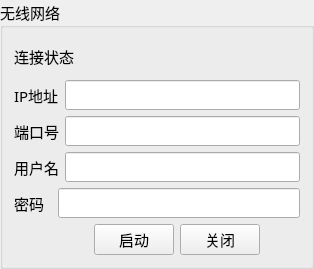
       <widget class="QGroupBox" name="grp_02_WirelessNet">
        <property name="minimumSize">
         <size>
          <width>196</width>
          <height>227</height>
         </size>
        </property>
        <property name="font">
         <font>
          <family>黑体</family>
          <pointsize>11</pointsize>
         </font>
        </property>
        <property name="title">
         <string>无线网络</string>
        </property>
        <layout class="QGridLayout" name="gridLayout_2">
         <item row="2" column="0">
          <layout class="QHBoxLayout" name="horizontalLayout_8">
           <item>
            <widget class="QLabel" name="lbl_02_WirelessNetPortText">
             <property name="text">
              <string>端口号</string>
             </property>
            </widget>
           </item>
           <item>
            <widget class="QLineEdit" name="le_02_WirelessNetPort"/>
           </item>
          </layout>
         </item>
         <item row="1" column="0">
          <layout class="QHBoxLayout" name="horizontalLayout_7">
           <item>
            <widget class="QLabel" name="lbl_02_WirelessNetIpText">
             <property name="text">
              <string>IP地址</string>
             </property>
            </widget>
           </item>
           <item>
            <widget class="QLineEdit" name="le_02_WirelessNetIp"/>
           </item>
          </layout>
         </item>
         <item row="3" column="0">
          <layout class="QHBoxLayout" name="horizontalLayout_9">
           <item>
            <widget class="QLabel" name="lbl_02_WirelessNetUserNameText">
             <property name="text">
              <string>用户名</string>
             </property>
            </widget>
           </item>
           <item>
            <widget class="QLineEdit" name="le_02_WirelessNetUserName"/>
           </item>
          </layout>
         </item>
         <item row="4" column="0">
          <layout class="QHBoxLayout" name="horizontalLayout_10">
           <item>
            <widget class="QLabel" name="lbl_02_WirelessNetPwdText">
             <property name="text">
              <string>密码  </string>
             </property>
            </widget>
           </item>
           <item>
            <widget class="QLineEdit" name="le_02_WirelessNetPwd"/>
           </item>
          </layout>
         </item>
         <item row="0" column="0">
          <layout class="QHBoxLayout" name="horizontalLayout_6" stretch="1,2,3">
           <item>
            <widget class="QLabel" name="lbl_02_WirelessNetStatusText">
             <property name="text">
              <string>连接状态</string>
             </property>
            </widget>
           </item>
           <item>
            <widget class="QLabel" name="lbl_02_WirelessNetStatusIcon">
             <property name="sizePolicy">
              <sizepolicy hsizetype="Fixed" vsizetype="Fixed">
               <horstretch>0</horstretch>
               <verstretch>0</verstretch>
              </sizepolicy>
             </property>
             <property name="minimumSize">
              <size>
               <width>65</width>
               <height>35</height>
              </size>
             </property>
             <property name="maximumSize">
              <size>
               <width>65</width>
               <height>35</height>
              </size>
             </property>
             <property name="text">
              <string/>
             </property>
             <property name="pixmap">
              <pixmap resource="auvshorecontrol.qrc">:/icon/communication/icon/communication/initializing.png</pixmap>
             </property>
             <property name="scaledContents">
              <bool>true</bool>
             </property>
             <property name="alignment">
              <set>Qt::AlignCenter</set>
             </property>
            </widget>
           </item>
           <item>
            <spacer name="horizontalSpacer_9">
             <property name="orientation">
              <enum>Qt::Horizontal</enum>
             </property>
             <property name="sizeHint" stdset="0">
              <size>
               <width>40</width>
               <height>20</height>
              </size>
             </property>
            </spacer>
           </item>
          </layout>
         </item>
         <item row="5" column="0">
          <layout class="QHBoxLayout" name="horizontalLayout_15" stretch="1,0,2,0,0">
           <item>
            <spacer name="horizontalSpacer_6">
             <property name="orientation">
              <enum>Qt::Horizontal</enum>
             </property>
             <property name="sizeHint" stdset="0">
              <size>
               <width>40</width>
               <height>20</height>
              </size>
             </property>
            </spacer>
           </item>
           <item>
            <spacer name="horizontalSpacer_7">
             <property name="orientation">
              <enum>Qt::Horizontal</enum>
             </property>
             <property name="sizeHint" stdset="0">
              <size>
               <width>40</width>
               <height>20</height>
              </size>
             </property>
            </spacer>
           </item>
           <item>
            <widget class="QPushButton" name="btn_02_WirelessNetActivate">
             <property name="text">
              <string>启动</string>
             </property>
            </widget>
           </item>
           <item>
            <widget class="QPushButton" name="btn_02_WirelessNetShut">
             <property name="text">
              <string>关闭</string>
             </property>
            </widget>
           </item>
           <item>
            <spacer name="horizontalSpacer_8">
             <property name="orientation">
              <enum>Qt::Horizontal</enum>
             </property>
             <property name="sizeHint" stdset="0">
              <size>
               <width>40</width>
               <height>20</height>
              </size>
             </property>
            </spacer>
           </item>
          </layout>
         </item>
        </layout>
       </widget>
